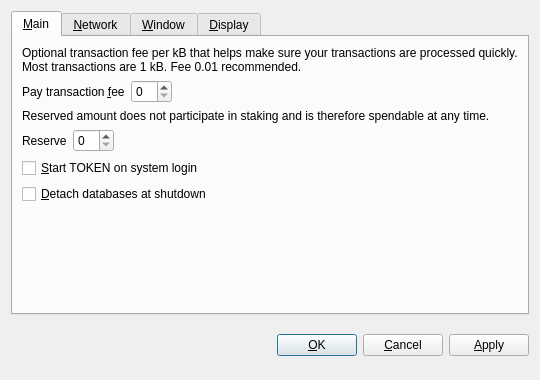
<?xml version="1.0" encoding="UTF-8"?>
<ui version="4.0">
 <class>OptionsDialog</class>
 <widget class="QDialog" name="OptionsDialog">
  <property name="geometry">
   <rect>
    <x>0</x>
    <y>0</y>
    <width>540</width>
    <height>380</height>
   </rect>
  </property>
  <property name="windowTitle">
   <string>Options</string>
  </property>
  <property name="modal">
   <bool>true</bool>
  </property>
  <layout class="QVBoxLayout" name="verticalLayout">
   <item>
    <widget class="QTabWidget" name="tabWidget">
     <property name="tabPosition">
      <enum>QTabWidget::North</enum>
     </property>
     <property name="currentIndex">
      <number>0</number>
     </property>
     <widget class="QWidget" name="tabMain">
      <attribute name="title">
       <string>&amp;Main</string>
      </attribute>
      <layout class="QVBoxLayout" name="verticalLayout_Main">
       <item>
        <widget class="QLabel" name="transactionFeeInfoLabel">
         <property name="text">
          <string>Optional transaction fee per kB that helps make sure your transactions are processed quickly. Most transactions are 1 kB. Fee 0.01 recommended.</string>
         </property>
         <property name="textFormat">
          <enum>Qt::PlainText</enum>
         </property>
         <property name="wordWrap">
          <bool>true</bool>
         </property>
        </widget>
       </item>
       <item>
        <layout class="QHBoxLayout" name="horizontalLayoutFee">
         <item>
          <widget class="QLabel" name="transactionFeeLabel">
           <property name="text">
            <string>Pay transaction &amp;fee</string>
           </property>
           <property name="textFormat">
            <enum>Qt::PlainText</enum>
           </property>
           <property name="buddy">
            <cstring>transactionFee</cstring>
           </property>
          </widget>
         </item>
         <item>
          <widget class="BitcoinAmountField" name="transactionFee"/>
         </item>
         <item>
          <spacer name="horizontalSpacerFee">
           <property name="orientation">
            <enum>Qt::Horizontal</enum>
           </property>
           <property name="sizeHint" stdset="0">
            <size>
             <width>40</width>
             <height>20</height>
            </size>
           </property>
          </spacer>
         </item>
        </layout>
       </item>
       <item>
        <widget class="QLabel" name="reserveBalanceInfoLabel">
         <property name="text">
          <string>Reserved amount does not participate in staking and is therefore spendable at any time.</string>
         </property>
         <property name="textFormat">
          <enum>Qt::PlainText</enum>
         </property>
         <property name="wordWrap">
          <bool>true</bool>
         </property>
        </widget>
       </item>
       <item>
        <layout class="QHBoxLayout" name="horizontalLayoutReserveBalance">
         <item>
          <widget class="QLabel" name="reserveBalanceLabel">
           <property name="text">
            <string>Reserve</string>
           </property>
           <property name="textFormat">
            <enum>Qt::PlainText</enum>
           </property>
           <property name="buddy">
            <cstring>reserveBalance</cstring>
           </property>
          </widget>
         </item>
         <item>
          <widget class="BitcoinAmountField" name="reserveBalance"/>
         </item>
         <item>
          <spacer name="horizontalSpacerReserveBalance">
           <property name="orientation">
            <enum>Qt::Horizontal</enum>
           </property>
           <property name="sizeHint" stdset="0">
            <size>
             <width>40</width>
             <height>20</height>
            </size>
           </property>
          </spacer>
         </item>
        </layout>
       </item>
       <item>
        <widget class="QCheckBox" name="bitcoinAtStartup">
         <property name="toolTip">
          <string>Automatically start TOKEN after logging in to the system.</string>
         </property>
         <property name="text">
          <string>&amp;Start TOKEN on system login</string>
         </property>
        </widget>
       </item>
       <item>
        <widget class="QCheckBox" name="detachDatabases">
         <property name="toolTip">
          <string>Detach block and address databases at shutdown. This means they can be moved to another data directory, but it slows down shutdown. The wallet is always detached.</string>
         </property>
         <property name="text">
          <string>&amp;Detach databases at shutdown</string>
         </property>
        </widget>
       </item>
       <item>
        <spacer name="verticalSpacer_Main">
         <property name="orientation">
          <enum>Qt::Vertical</enum>
         </property>
         <property name="sizeHint" stdset="0">
          <size>
           <width>20</width>
           <height>40</height>
          </size>
         </property>
        </spacer>
       </item>
      </layout>
     </widget>
     <widget class="QWidget" name="tabNetwork">
      <attribute name="title">
       <string>&amp;Network</string>
      </attribute>
      <layout class="QVBoxLayout" name="verticalLayout_Network">
       <item>
        <widget class="QCheckBox" name="mapPortUpnp">
         <property name="toolTip">
          <string>Automatically open the TOKEN client port on the router. This only works when your router supports UPnP and it is enabled.</string>
         </property>
         <property name="text">
          <string>Map port using &amp;UPnP</string>
         </property>
        </widget>
       </item>
       <item>
        <widget class="QCheckBox" name="connectSocks">
         <property name="toolTip">
          <string>Connect to the TOKEN network through a SOCKS proxy (e.g. when connecting through Tor).</string>
         </property>
         <property name="text">
          <string>&amp;Connect through SOCKS proxy:</string>
         </property>
        </widget>
       </item>
       <item>
        <layout class="QHBoxLayout" name="horizontalLayout_Network">
         <item>
          <widget class="QLabel" name="proxyIpLabel">
           <property name="text">
            <string>Proxy &amp;IP:</string>
           </property>
           <property name="textFormat">
            <enum>Qt::PlainText</enum>
           </property>
           <property name="buddy">
            <cstring>proxyIp</cstring>
           </property>
          </widget>
         </item>
         <item>
          <widget class="QValidatedLineEdit" name="proxyIp">
           <property name="maximumSize">
            <size>
             <width>140</width>
             <height>16777215</height>
            </size>
           </property>
           <property name="toolTip">
            <string>IP address of the proxy (e.g. 127.0.0.1)</string>
           </property>
          </widget>
         </item>
         <item>
          <widget class="QLabel" name="proxyPortLabel">
           <property name="text">
            <string>&amp;Port:</string>
           </property>
           <property name="textFormat">
            <enum>Qt::PlainText</enum>
           </property>
           <property name="buddy">
            <cstring>proxyPort</cstring>
           </property>
          </widget>
         </item>
         <item>
          <widget class="QLineEdit" name="proxyPort">
           <property name="maximumSize">
            <size>
             <width>55</width>
             <height>16777215</height>
            </size>
           </property>
           <property name="toolTip">
            <string>Port of the proxy (e.g. 9050)</string>
           </property>
          </widget>
         </item>
         <item>
          <widget class="QLabel" name="socksVersionLabel">
           <property name="text">
            <string>SOCKS &amp;Version:</string>
           </property>
           <property name="textFormat">
            <enum>Qt::PlainText</enum>
           </property>
           <property name="buddy">
            <cstring>socksVersion</cstring>
           </property>
          </widget>
         </item>
         <item>
          <widget class="QValueComboBox" name="socksVersion">
           <property name="toolTip">
            <string>SOCKS version of the proxy (e.g. 5)</string>
           </property>
          </widget>
         </item>
         <item>
          <spacer name="horizontalSpacer_Network">
           <property name="orientation">
            <enum>Qt::Horizontal</enum>
           </property>
           <property name="sizeHint" stdset="0">
            <size>
             <width>40</width>
             <height>20</height>
            </size>
           </property>
          </spacer>
         </item>
        </layout>
       </item>
       <item>
        <spacer name="verticalSpacer_Network">
         <property name="orientation">
          <enum>Qt::Vertical</enum>
         </property>
         <property name="sizeHint" stdset="0">
          <size>
           <width>20</width>
           <height>40</height>
          </size>
         </property>
        </spacer>
       </item>
      </layout>
     </widget>
     <widget class="QWidget" name="tabWindow">
      <attribute name="title">
       <string>&amp;Window</string>
      </attribute>
      <layout class="QVBoxLayout" name="verticalLayout_Window">
       <item>
        <widget class="QCheckBox" name="minimizeToTray">
         <property name="toolTip">
          <string>Show only a tray icon after minimizing the window.</string>
         </property>
         <property name="text">
          <string>&amp;Minimize to the tray instead of the taskbar</string>
         </property>
        </widget>
       </item>
       <item>
        <widget class="QCheckBox" name="minimizeOnClose">
         <property name="toolTip">
          <string>Minimize instead of exit the application when the window is closed. When this option is enabled, the application will be closed only after selecting Quit in the menu.</string>
         </property>
         <property name="text">
          <string>M&amp;inimize on close</string>
         </property>
        </widget>
       </item>
       <item>
        <spacer name="verticalSpacer_Window">
         <property name="orientation">
          <enum>Qt::Vertical</enum>
         </property>
         <property name="sizeHint" stdset="0">
          <size>
           <width>20</width>
           <height>40</height>
          </size>
         </property>
        </spacer>
       </item>
      </layout>
     </widget>
     <widget class="QWidget" name="tabDisplay">
      <attribute name="title">
       <string>&amp;Display</string>
      </attribute>
      <layout class="QVBoxLayout" name="verticalLayout_Display">
       <item>
        <layout class="QHBoxLayout" name="horizontalLayout_1_Display">
         <item>
          <widget class="QLabel" name="langLabel">
           <property name="text">
            <string>User Interface &amp;language:</string>
           </property>
           <property name="textFormat">
            <enum>Qt::PlainText</enum>
           </property>
           <property name="buddy">
            <cstring>lang</cstring>
           </property>
          </widget>
         </item>
         <item>
          <widget class="QValueComboBox" name="lang">
           <property name="toolTip">
            <string>The user interface language can be set here. This setting will take effect after restarting TOKEN.</string>
           </property>
          </widget>
         </item>
        </layout>
       </item>
       <item>
        <layout class="QHBoxLayout" name="horizontalLayout_2_Display">
         <item>
          <widget class="QLabel" name="unitLabel">
           <property name="text">
            <string>&amp;Unit to show amounts in:</string>
           </property>
           <property name="textFormat">
            <enum>Qt::PlainText</enum>
           </property>
           <property name="buddy">
            <cstring>unit</cstring>
           </property>
          </widget>
         </item>
         <item>
          <widget class="QValueComboBox" name="unit">
           <property name="toolTip">
            <string>Choose the default subdivision unit to show in the interface and when sending coins.</string>
           </property>
          </widget>
         </item>
        </layout>
       </item>
       <item>
        <widget class="QCheckBox" name="displayAddresses">
         <property name="toolTip">
          <string>Whether to show TOKEN addresses in the transaction list or not.</string>
         </property>
         <property name="text">
          <string>&amp;Display addresses in transaction list</string>
         </property>
        </widget>
       </item>
       <item>
        <widget class="QCheckBox" name="coinControlFeatures">
         <property name="toolTip">
          <string>Whether to show coin control features or not.</string>
         </property>
         <property name="text">
          <string>Display coin &amp;control features (experts only!)</string>
         </property>
        </widget>
       </item>
       <item>
        <spacer name="verticalSpacer_Display">
         <property name="orientation">
          <enum>Qt::Vertical</enum>
         </property>
         <property name="sizeHint" stdset="0">
          <size>
           <width>20</width>
           <height>40</height>
          </size>
         </property>
        </spacer>
       </item>
      </layout>
     </widget>
    </widget>
   </item>
   <item>
    <layout class="QHBoxLayout" name="horizontalLayout_Buttons">
     <item>
      <spacer name="horizontalSpacer_1">
       <property name="orientation">
        <enum>Qt::Horizontal</enum>
       </property>
       <property name="sizeHint" stdset="0">
        <size>
         <width>40</width>
         <height>48</height>
        </size>
       </property>
      </spacer>
     </item>
     <item>
      <widget class="QLabel" name="statusLabel">
       <property name="font">
        <font>
         <weight>75</weight>
         <bold>true</bold>
        </font>
       </property>
       <property name="text">
        <string/>
       </property>
       <property name="textFormat">
        <enum>Qt::PlainText</enum>
       </property>
       <property name="wordWrap">
        <bool>true</bool>
       </property>
      </widget>
     </item>
     <item>
      <spacer name="horizontalSpacer_2">
       <property name="orientation">
        <enum>Qt::Horizontal</enum>
       </property>
       <property name="sizeHint" stdset="0">
        <size>
         <width>40</width>
         <height>48</height>
        </size>
       </property>
      </spacer>
     </item>
     <item>
      <widget class="QPushButton" name="okButton">
       <property name="text">
        <string>&amp;OK</string>
       </property>
      </widget>
     </item>
     <item>
      <widget class="QPushButton" name="cancelButton">
       <property name="text">
        <string>&amp;Cancel</string>
       </property>
       <property name="autoDefault">
        <bool>false</bool>
       </property>
      </widget>
     </item>
     <item>
      <widget class="QPushButton" name="applyButton">
       <property name="text">
        <string>&amp;Apply</string>
       </property>
       <property name="autoDefault">
        <bool>false</bool>
       </property>
      </widget>
     </item>
    </layout>
   </item>
  </layout>
 </widget>
 <customwidgets>
  <customwidget>
   <class>BitcoinAmountField</class>
   <extends>QSpinBox</extends>
   <header>bitcoinamountfield.h</header>
  </customwidget>
  <customwidget>
   <class>QValueComboBox</class>
   <extends>QComboBox</extends>
   <header>qvaluecombobox.h</header>
  </customwidget>
  <customwidget>
   <class>QValidatedLineEdit</class>
   <extends>QLineEdit</extends>
   <header>qvalidatedlineedit.h</header>
  </customwidget>
 </customwidgets>
 <resources/>
 <connections/>
</ui>
